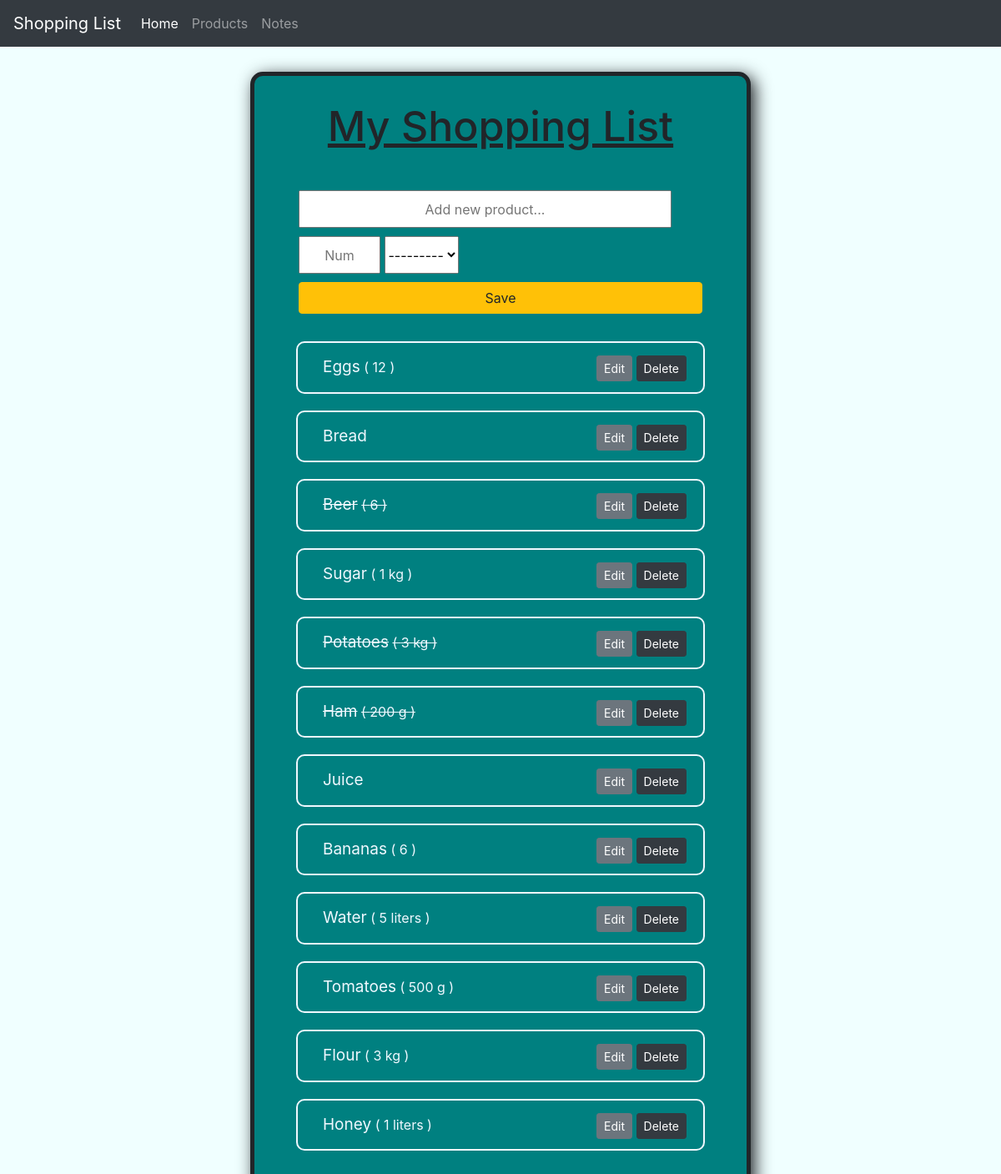
The page / on the database its author committed.
### list/models.py (models this page shows, shortened)
class Product(models.Model):
    UNITS = (
        ('kg', 'kg'),
        ('g', 'g'),
        ('lbs', 'lbs'),
        ('liters', 'liters'),
        ('ml', 'ml'),
    )
    name = models.CharField(max_length=200)
    quantity = models.IntegerField(null=True, blank=True)
    unit = models.CharField(max_length=30, null=True, blank=True, choices=UNITS)
    completed = models.BooleanField(default=False)
    date_created = models.DateTimeField(auto_now_add=True, null=True)

### list/views.py (the view)
# urls.py: path('', home_view, name="home_view"),
def home_view(request):
    items = Product.objects.all()
    form = ProductForm()
    if request.method == "POST":
        form = ProductForm(request.POST)
        if form.is_valid:
            form.save()
        return redirect('/')
    context = {'items': items,
               'form': form}
    return render(request, 'home.html', context)

### list/forms.py
class ProductForm(forms.ModelForm):
    class Meta:
        model = Product
        fields = '__all__'
        widgets = {
            'name': forms.TextInput(attrs={
                'placeholder': 'Add new product...',
                'size': 39,
                'style': 'height:45px'}),
            'quantity': forms.TextInput(attrs={
                'placeholder': 'Num',
                'size': 5,
                'style': 'height:45px'}),
            'unit': forms.Select(attrs={
                'style': 'height:45px'})
        }

### list/templates/home.html (shortened to what this page needs)
{% extends 'base.html' %}
{% load static %}
{% block content %}
<div class="center-column">
    <h2><u>My Shopping List</u></h2>
    <br>
    <form id="product-form" method='POST' action="#">
        {{ form.name }} {{ form.quantity }} {{ form.unit }}
        <input class="btn btn-warning btn-block" type='submit' value='Save'>
    </form>
    {% for i in items %}
    <div class="product">
        <span class="product-details">
            {% if i.completed == True %}
                <span class="product-name"><strike>{{ i.name }}</strike></span>
                {% if i.quantity > 0 and i.unit != None %}
                <span class="quantity"><strike>( {{ i.quantity }} {{ i.unit }} )</strike></span>
                {% elif i.quantity > 0 %}
                <span class="quantity"><strike>( {{ i.quantity }} )</strike></span>
                {% endif %}
            {% else %}
                <span class="product-name">{{ i.name }}</span>
                {% if i.quantity > 0 and i.unit != None %}
                <span class="quantity">( {{ i.quantity }} {{ i.unit }} )</span>
                {% elif i.quantity > 0 %}
                <span class="quantity">( {{ i.quantity }} )</span>
                {% endif %}
            {% endif %}
        </span>
        <span class="product-buttons">
            <a class="btn btn-secondary btn-sm" href="{% url 'edit_product' i.pk %}">Edit</a>
            <a class="btn btn-dark btn-sm" href="{% url 'delete_product' i.pk %}">Delete</a>
        </span>
    </div>
    {% endfor %}
</div>
{% endblock %}

### list/templates/base.html (shortened to what this page needs)
{% load static %}
<html lang="en">
<head>
    <link rel="stylesheet" href="https://cdn.jsdelivr.net/npm/bootstrap@4.5.3/dist/css/bootstrap.min.css"
>
    <link rel="stylesheet" href="{% static '/css/main.css' %}">
</head>
<body>
{% include 'navbar.html' %}
{% block content %}
{% endblock %}
</body>
</html>

### list/templates/navbar.html (shortened to what this page needs)
<nav class="navbar navbar-expand-lg navbar-dark bg-dark">
  <a class="navbar-brand" href="#">Shopping List</a>
  <div class="collapse navbar-collapse" id="navbarNav">
    <ul class="navbar-nav">
      <li class="nav-item active">
        <a class="nav-link" href="/">Home<span class="sr-only">(current)</span></a>
      </li>
      <li class="nav-item">
        <a class="nav-link" href="{% url 'products' %}">Products</a>
      </li>
      <li class="nav-item">
        <a class="nav-link" href="{% url 'notes' %}" >Notes</a>
      </li>
    </ul>
  </div>
</nav>

### static/css/main.css (style rules this page uses)
body { background-color: azure; }
h2 { text-align: center; margin-bottom: 20px; font-size: 50px; }
input { text-align: center; padding: 8px 0; margin-bottom: 10px; }
.center-column { background-color: teal; width: 600px; margin: 30px auto; padding: 30px 50px; border: 5px solid; border-radius: 15px; box-shadow: 5px 5px 20px 0px; }
.product { color: aliceblue; border: 2px solid; border-radius: 10px; margin: 20px 0; padding: 15px 20px; position: relative; }
.product-buttons { float: right; }
.product-name { font-size: 19px; margin-left: 10px; }
.quantity { display: inline-block; font-size: 16px; }
#product-form { display: inline-block; margin: 3px; }

### rows shown on the page
Product: name "Eggs", quantity "12"
Product: name "Bread"
Product: name "Beer", quantity "6"
Product: name "Sugar", quantity "1", unit "kg"
Product: name "Potatoes", quantity "3", unit "kg"
Product: name "Ham", quantity "200", unit "g"
Product: name "Juice"
Product: name "Bananas", quantity "6"
Product: name "Water", quantity "5", unit "liters"
Product: name "Tomatoes", quantity "500", unit "g"
Product: name "Flour", quantity "3", unit "kg"
Product: name "Honey", quantity "1", unit "liters"
